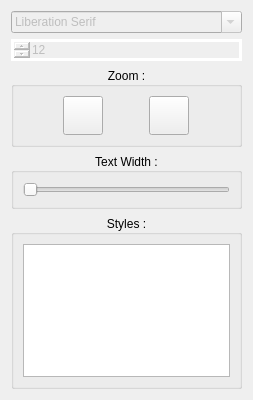
<?xml version="1.0" encoding="UTF-8"?>
<ui version="4.0">
 <class>EditMenu</class>
 <widget class="QWidget" name="EditMenu">
  <property name="enabled">
   <bool>true</bool>
  </property>
  <property name="geometry">
   <rect>
    <x>0</x>
    <y>0</y>
    <width>209</width>
    <height>400</height>
   </rect>
  </property>
  <property name="maximumSize">
   <size>
    <width>209</width>
    <height>400</height>
   </size>
  </property>
  <property name="windowTitle">
   <string>Form</string>
  </property>
  <property name="styleSheet">
   <string notr="true">QSpinBox::up-button{subcontrol-position: left top;}
QSpinBox::down-button{ subcontrol-position: left bottom;}</string>
  </property>
  <property name="locale">
   <locale language="English" country="UnitedKingdom"/>
  </property>
  <layout class="QVBoxLayout" name="verticalLayout">
   <item>
    <widget class="QFontComboBox" name="fontComboBox">
     <property name="enabled">
      <bool>false</bool>
     </property>
     <property name="currentFont">
      <font>
       <family>Liberation Serif</family>
      </font>
     </property>
    </widget>
   </item>
   <item>
    <widget class="QSpinBox" name="fontSizeSpinBox">
     <property name="enabled">
      <bool>false</bool>
     </property>
     <property name="minimum">
      <number>10</number>
     </property>
     <property name="maximum">
      <number>30</number>
     </property>
     <property name="value">
      <number>12</number>
     </property>
    </widget>
   </item>
   <item>
    <widget class="QGroupBox" name="zoomBox">
     <property name="title">
      <string>Zoom :</string>
     </property>
     <property name="alignment">
      <set>Qt::AlignCenter</set>
     </property>
     <layout class="QHBoxLayout" name="horizontalLayout">
      <item>
       <widget class="QToolButton" name="zoomOutButton">
        <property name="enabled">
         <bool>true</bool>
        </property>
        <property name="text">
         <string/>
        </property>
        <property name="icon">
         <iconset resource="pics.qrc">
          <normaloff>:/pics/zoom-out.png</normaloff>:/pics/zoom-out.png</iconset>
        </property>
        <property name="iconSize">
         <size>
          <width>32</width>
          <height>32</height>
         </size>
        </property>
       </widget>
      </item>
      <item>
       <widget class="QToolButton" name="zoomInButton">
        <property name="enabled">
         <bool>true</bool>
        </property>
        <property name="text">
         <string/>
        </property>
        <property name="icon">
         <iconset resource="pics.qrc">
          <normaloff>:/pics/zoom-in.png</normaloff>:/pics/zoom-in.png</iconset>
        </property>
        <property name="iconSize">
         <size>
          <width>32</width>
          <height>32</height>
         </size>
        </property>
       </widget>
      </item>
     </layout>
    </widget>
   </item>
   <item>
    <widget class="QGroupBox" name="textWidthBox">
     <property name="title">
      <string>Text Width :</string>
     </property>
     <property name="alignment">
      <set>Qt::AlignCenter</set>
     </property>
     <layout class="QVBoxLayout" name="verticalLayout_3">
      <item>
       <widget class="QSlider" name="textWidthSlider">
        <property name="minimum">
         <number>50</number>
        </property>
        <property name="orientation">
         <enum>Qt::Horizontal</enum>
        </property>
       </widget>
      </item>
     </layout>
    </widget>
   </item>
   <item>
    <widget class="QGroupBox" name="groupBox">
     <property name="enabled">
      <bool>true</bool>
     </property>
     <property name="title">
      <string>Styles :</string>
     </property>
     <property name="alignment">
      <set>Qt::AlignCenter</set>
     </property>
     <layout class="QVBoxLayout" name="verticalLayout_2">
      <item>
       <widget class="QListWidget" name="styleListWidget">
        <property name="enabled">
         <bool>true</bool>
        </property>
        <property name="editTriggers">
         <set>QAbstractItemView::NoEditTriggers</set>
        </property>
        <property name="spacing">
         <number>2</number>
        </property>
       </widget>
      </item>
     </layout>
    </widget>
   </item>
  </layout>
 </widget>
 <resources>
  <include location="pics.qrc"/>
 </resources>
 <connections/>
</ui>
